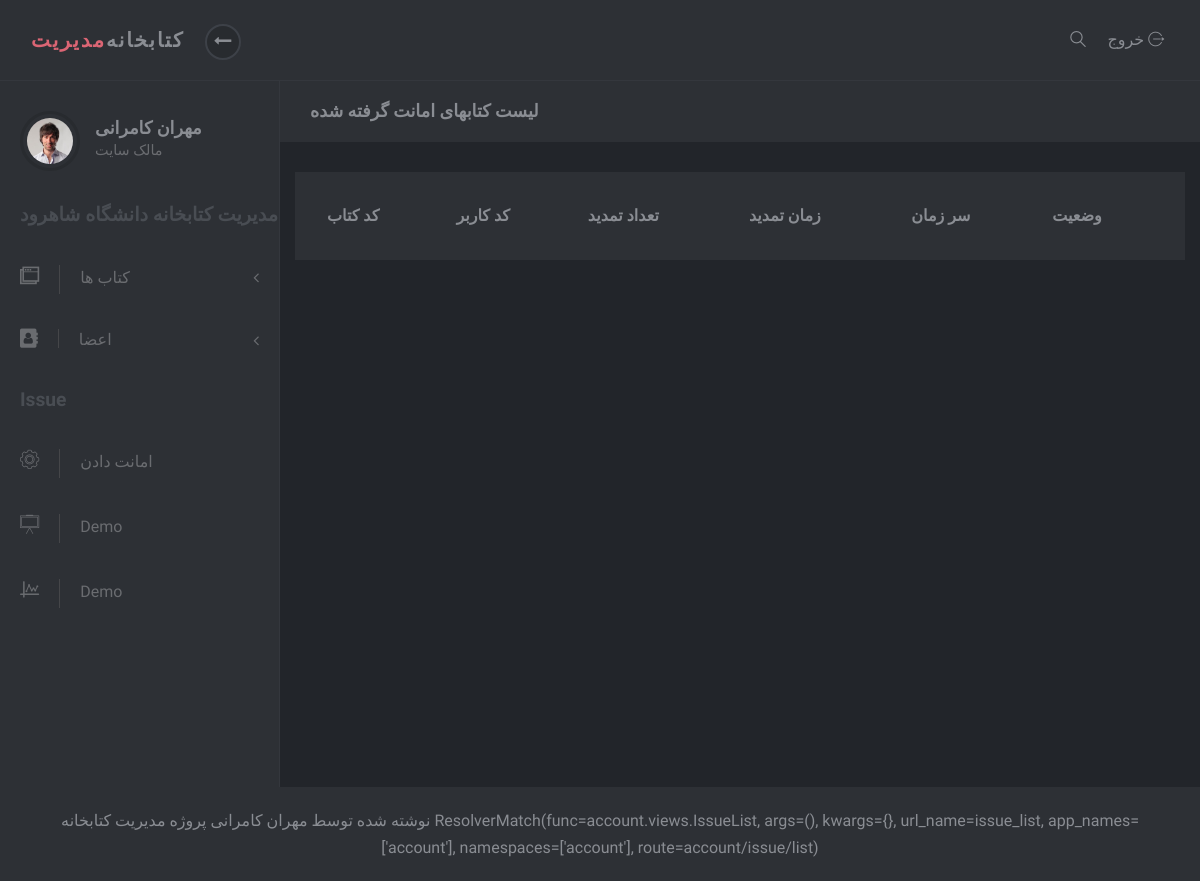
Page /account/issue/list (signed in) on the earlier database version.
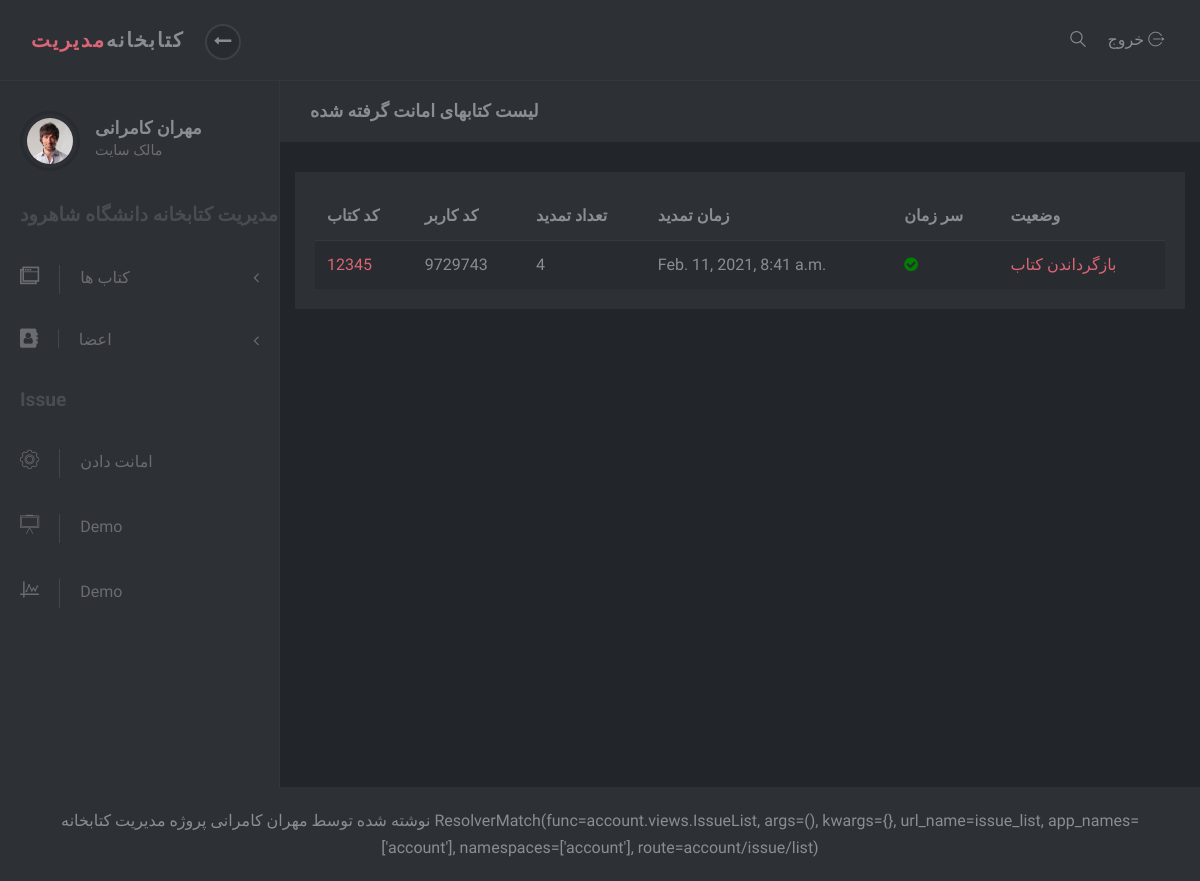
Same page on the later database version.
### book/models.py (models this page shows, shortened)
class Issue(models.Model):
    slugBook = models.SlugField(unique=True, blank=True, verbose_name="کد کتاب")
    slugUser = models.SlugField(unique=True, blank=True, verbose_name="کد کاربر")
    created = models.DateTimeField(auto_now_add=True, verbose_name='زمان انتشار')
    renewCount = models.IntegerField(verbose_name="تعداد تمدید")
    class Meta:
        verbose_name = "امانت"
        verbose_name_plural = "امانات"
        ordering = ['-created']
    def is_on_time(self):
        last_two_week = timezone.now() - timedelta(days=14)
        if self.created > last_two_week:
            return True
        else:
            return False
    is_on_time.boolean = True
    is_on_time.short_description = "وضعیت کتاب به امانت گرفته شده"

### account/views.py (the view)
# urls.py: path('issue/list', IssueList.as_view(), name='issue_list'),
class IssueList(SuperUserAccessMixin,ListView):
    template_name = 'registrations/issue_list.html'
    queryset = Issue.objects.all()

### account/mixins.py (called while the page is built)
    def dispatch(self, request, *args, **kwargs):
        if request.user.is_superuser:
            return super().dispatch(request, *args, **kwargs)
        else:
            raise Http404

### templates/registrations/issue_list.html (shortened to what this page needs)
{% extends 'registrations/base.html' %}
{% load static %}
{% block code %}
    <div class="page-content">
        <div class="page-header">
            <div class="container-fluid">
                <h2 class="h5 no-margin-bottom">لیست کتابهای امانت گرفته شده</h2>
            </div>
        </div>
        <div class="col-lg-12">
            <div class="block">
                <div class="table-responsive">
                    <table class="table table-striped table-hover">
                        <thead>
                        <tr>
                            <th>کد کتاب</th>
                            <th>کد کاربر</th>
                            <th>تعداد تمدید</th>
                            <th>زمان تمدید</th>
                            <th>سر زمان</th>
                            <th>وضعیت</th>
                        </tr>
                        </thead>
                        <tbody>
                        {% for book in object_list %}
                            <tr>
                                <td><a href="{% url 'account:issue_update' book.pk %}"> {{ book.slugBook }}</a></td>
                                <td>{{ book.slugUser }}</td>
                                <td>{{ book.renewCount }}</td>
                                <td>{{ book.created }}</td>
                                <td>
                                    {% if book.is_on_time %}
                                        <i class="fa fa-check-circle" style="color: green"></i>
                                    {% else %}
                                        <i class="fa fa-minus-circle" style="color: red"></i>
                                    {% endif %}
                                </td>
                            <td>
                                <a href="{% url 'account:issue-delete' book.pk %}">بازگرداندن کتاب</a>
                            </td>
                            </tr>
                        {% endfor %}
                        </tbody>
                    </table>
                </div>
            </div>
        </div>
    </div>
{% endblock %}

Differences in the rows shown:
added Issue: slugBook "12345", slugUser "9729743", renewCount "4", created "Feb. 11, 2021, 8:41 a.m."
